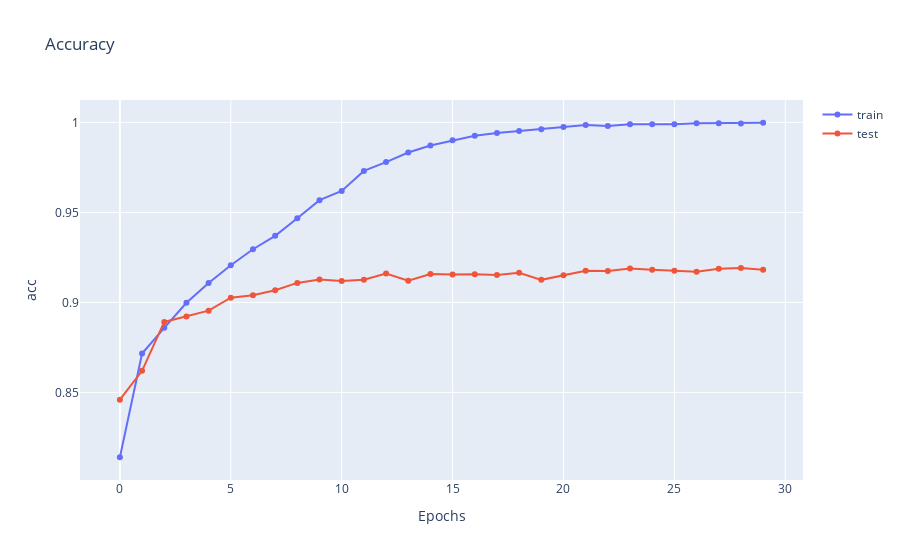

Notebook code cell kept with this figure:
### Code cell
t0 = go.Scatter(
    y=np.array(train_acc),
    x=np.array(range(len(train_acc))),
    mode='lines + markers',
    name='train'
)
t1 = go.Scatter(
    y=np.array(test_acc),
    x=np.array(range(len(test_acc))),
    mode='lines + markers',
    name='test'
)
layout = dict(title='Accuracy', xaxis=dict(title='Epochs'), yaxis=dict(title='acc'))
data = dict(data=[t0, t1], layout=layout)
py.iplot(data, filename='trainsformer_acc')

### Figure 1 — Plotly figure (JSON) as saved in the notebook; plotly's stock layout.template omitted (floating-point values rounded to 4 significant figures)
{"data": [{"mode": "lines+markers", "name": "train", "type": "scatter", "x": [0, 1, 2, 3, 4, 5, 6, 7, 8, 9, 10, 11, 12, 13, 14, 15, 16, 17, 18, 19, 20, 21, 22, 23, 24, 25, 26, 27, 28, 29], "y": [0.814, 0.8716, 0.8859, 0.8998, 0.9107, 0.9206, 0.9295, 0.937, 0.9467, 0.9568, 0.9619, 0.973, 0.9779, 0.9832, 0.9872, 0.99, 0.9926, 0.9941, 0.9953, 0.9961, 0.9975, 0.9986, 0.9979, 0.999, 0.999, 0.9989, 0.9996, 0.9995, 0.9994, 0.9998]}, {"mode": "lines+markers", "name": "test", "type": "scatter", "x": [0, 1, 2, 3, 4, 5, 6, 7, 8, 9, 10, 11, 12, 13, 14, 15, 16, 17, 18, 19, 20, 21, 22, 23, 24, 25, 26, 27, 28, 29], "y": [0.8459, 0.862, 0.8891, 0.8921, 0.8954, 0.9026, 0.904, 0.9067, 0.9108, 0.9127, 0.9119, 0.9126, 0.916, 0.912, 0.9157, 0.9155, 0.9156, 0.9152, 0.9164, 0.9125, 0.9151, 0.9176, 0.9175, 0.9188, 0.9181, 0.9176, 0.917, 0.9187, 0.9191, 0.9181]}], "layout": {"title": {"text": "Accuracy"}, "xaxis": {"title": {"text": "Epochs"}}, "yaxis": {"title": {"text": "acc"}}}}
